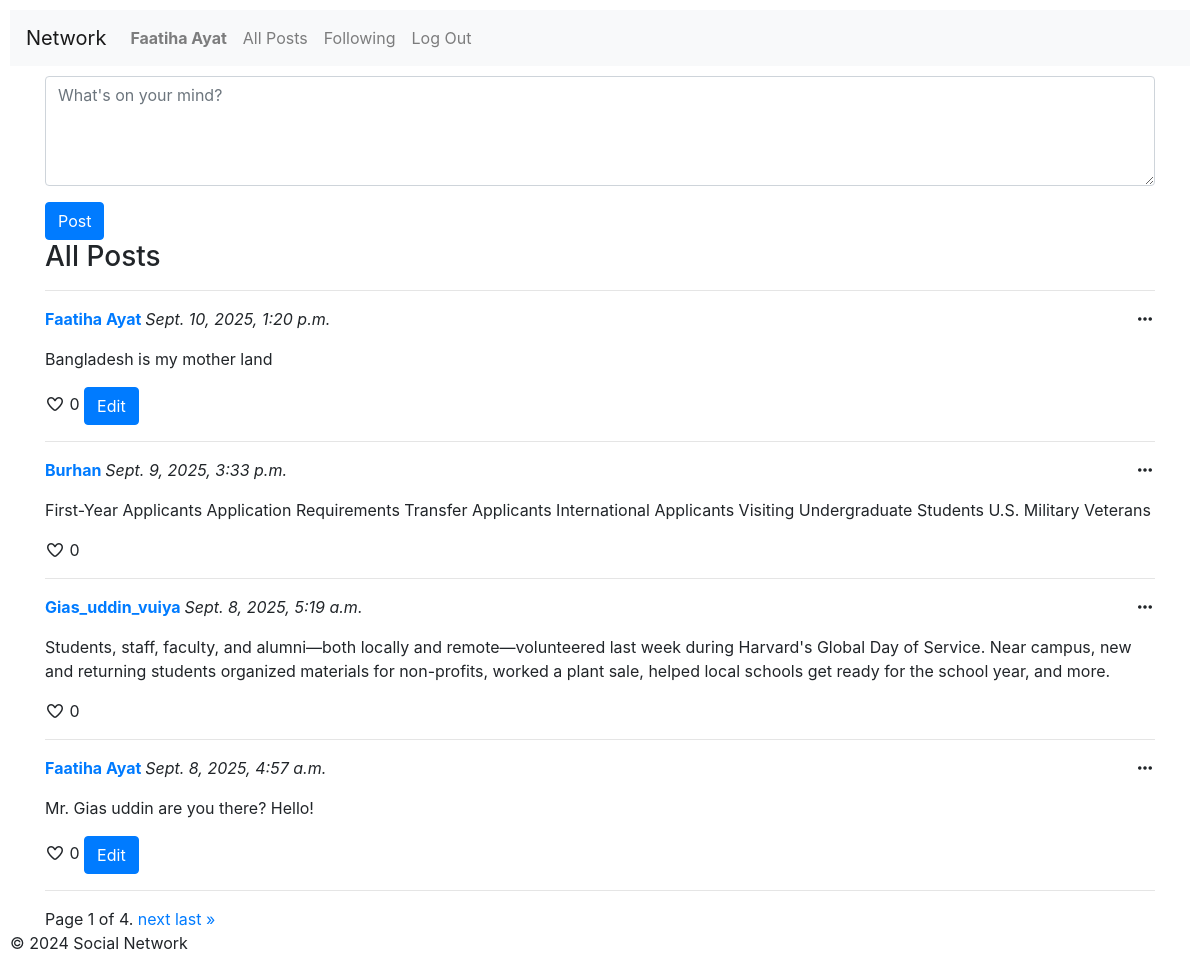
Screenshot of / (signed in) with the database file from the repository.
### network/models.py (models this page shows, shortened)
class User(AbstractUser):
    pass

class Post(models.Model):
    user = models.ForeignKey(User, on_delete=models.CASCADE, related_name="posts")
    content = models.TextField()
    timestamp = models.DateTimeField(auto_now_add=True)

### network/views.py (the view, shortened to what this page needs)
# urls.py: path("", views.index, name="index"),
def index(request):
    posts = Post.objects.all().order_by("-timestamp").all()
    paginator = Paginator(posts, 4)  # Show 10 posts per page
    page_number = request.GET.get('page')
    posts = paginator.get_page(page_number)
    return render(request, "network/index.html", {
        "posts": posts,
    })

### network/templates/network/index.html (shortened to what this page needs)
{% extends "network/layout.html" %}
{% block body %}
    {% if user.is_authenticated %}
        <div class="container">
            <section class="create-post">
                <form action="{% url 'index'%}" method="post">
                    <div class="form-group">
                        <textarea class="form-control" name="content" placeholder="What's on your mind?" cols="10" rows="4"></textarea>
                    </div>
                    <input class="btn btn-primary" type="submit" value="Post">
                </form>
            </section>
            <section class="all-posts">
                <h3>All Posts</h3>
                <hr>
                {% for post in posts %}
                    <div class="post">
                        <p>
                            <strong>
                                <a href="{% url 'profile' post.user.username %}">{{ post.user.username }}</a>
                            </strong>
                            <em>{{ post.timestamp }}</em>
                                <span class="ellipsis">
                                    <i class="fa-solid fa-ellipsis"></i>
                                </span>
                            </p>
                        <p  class="post-content">{{ post.content }}</p>
                        <i class="fa-regular fa-heart"></i> <span>0</span>
                        {% if user.username == post.user.username %}
                            <button class="btn btn-primary edit-content-btn" data-set="{{ post.id }}">
                                Edit
                            </button>
                            {% endif %}
                        <hr>
                    </div>
                {% empty %}
                    <p>No posts available.</p>
                {% endfor %}
            </section>
            <section>
                <div class="pagination">
                    <span class="page-links">
                        <span class="current">
                            Page {{ posts.number }} of {{ posts.paginator.num_pages }}.
                        </span>
                        {% if posts.has_next %}
                            <a href="?page={{ posts.next_page_number }}">next</a>
                            <a href="?page={{ posts.paginator.num_pages }}">last &raquo;</a>
                        {% endif %}
                    </span>
                </div>
            </section>
        </div>
    {% endif %}
{% endblock %}

### network/templates/network/layout.html (shortened to what this page needs)
{% load static %}
<!DOCTYPE html>
<html lang="en">
    <head>
        <link rel="stylesheet" href="https://stackpath.bootstrapcdn.com/bootstrap/4.4.1/css/bootstrap.min.css">
        <link rel="stylesheet" href="https://cdnjs.cloudflare.com/ajax/libs/font-awesome/7.0.1/css/all.min.css" />
        <link href="{% static 'network/styles.css' %}" rel="stylesheet">
    </head>
    <body>
        <nav class="navbar navbar-expand-lg navbar-light bg-light">
            <a class="navbar-brand" href="#">Network</a>
            <div>
              <ul class="navbar-nav mr-auto">
                {% if user.is_authenticated %}
                    <li class="nav-item">
                        <a class="nav-link" href="{% url 'profile' user.username %}"><strong>{{ user.username }}</strong></a>
                    </li>
                {% endif %}
                <li class="nav-item">
                  <a class="nav-link" href="{% url 'index' %}">All Posts</a>
                </li>
                {% if user.is_authenticated %}
                    <li class="nav-item">
                        <a class="nav-link" href="#">Following</a>
                    </li>
                    <li class="nav-item">
                        <a class="nav-link" href="{% url 'logout' %}">Log Out</a>
                    </li>
                {% endif %}
              </ul>
            </div>
          </nav>
        <div class="body">
            {% block body %}
            {% endblock %}
        </div>
        <footer>
            {% block footer %}
                <p>&copy; 2024 Social Network</p>
            {% endblock %}
        </footer>
    </body>
</html>

### network/static/network/styles.css (style rules this page uses)
body { padding: 10px; box-sizing: border-box; }
.container { margin-top: 10px; }
.ellipsis { float: right; cursor: pointer; font-weight: 800; }

### rows the page displays
User: username "Faatiha Ayat"
Post: user.username "Faatiha Ayat", timestamp "Sept. 10, 2025, 1:20 p.m.", content "Bangladesh is my mother land"
Post: user.username "Burhan", timestamp "Sept. 9, 2025, 3:33 p.m.", content "First-Year Applicants Application Requirements Transfer Applicants International Applicants Visiting Undergraduate Students U.S. Military Veterans"
Post: user.username "Gias_uddin_vuiya", timestamp "Sept. 8, 2025, 5:19 a.m.", content "Students, staff, faculty, and alumni—both locally and remote—volunteered last week during Harvard's Global Day of Service. Near campus, new and returning students organized materials for non-profits, worked a plant sale, helped local schools get ready for the school year, and more."
Post: user.username "Faatiha Ayat", timestamp "Sept. 8, 2025, 4:57 a.m.", content "Mr. Gias uddin are you there? Hello!"

### other values shown
{{ posts.number }} "1"
{{ posts.paginator.num_pages }} "4"
